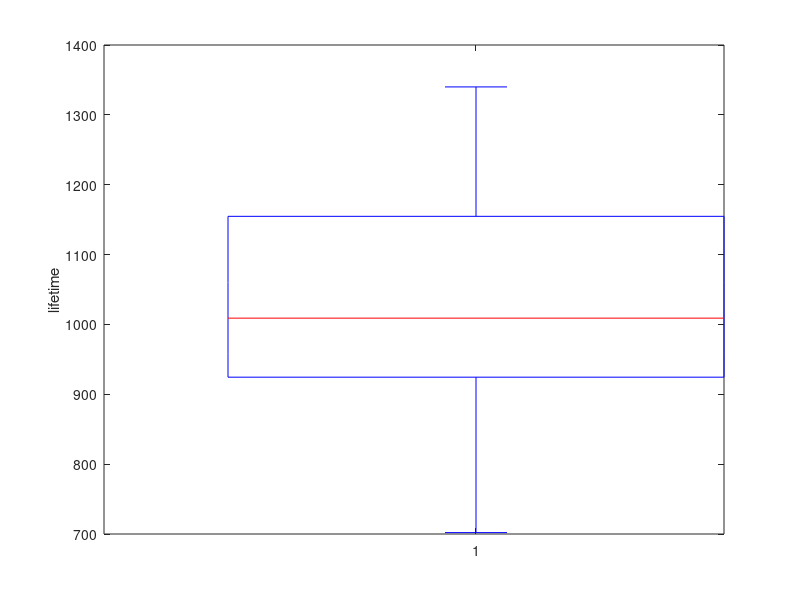

MATLAB code for this plot:
data = [919 1196 785 1126 936 918 ...
    1156 920 948 1067 1092 1162 ...
    1170 929 950 905 972 1035 ...
    1045 855 1195 1195 1340 1122 ...
    938 970 1237 956 1102 1157 ...
    978 832 1009 1157 1151 1009 ...
    765 958 902 1022 1333 811 ...
    1217 1085 896 958 1311 1037 ...
    702 923];
boxplot(data)
ylabel("lifetime")